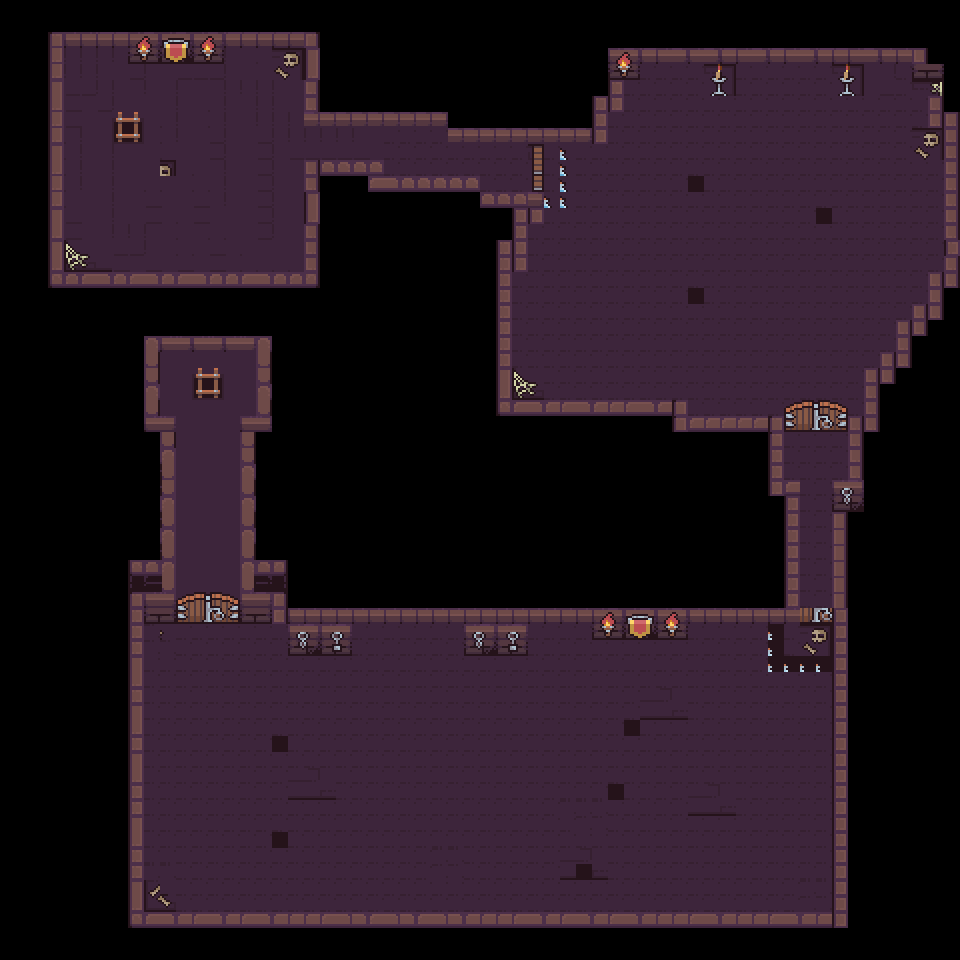

The image is a tile-based game level rendered from a .tmx file. Its description and source (layers, tilesets, objects; grid data summarised) follow:
An orthogonal 60x60 tile map with 16x16 px tiles, 9 tile layers (Ground, Player Spawn, FirstRoomSpawn, SecondRoomSpawn, ...).

<map version="1.10" tiledversion="1.10.2" orientation="orthogonal" renderorder="right-down" width="60" height="60" tilewidth="16" tileheight="16" infinite="0" nextlayerid="13" nextobjectid="1">
 <tileset firstgid="1" source="Dungeon_Tileset_at.tsx" />
 <layer id="4" name="Ground" width="60" height="60" locked="1">
  <data>[3600 cells, 1659 non-empty, 33 distinct tile ids]</data>
 </layer>
 <layer id="10" name="Player Spawn" width="60" height="60" locked="1">
  <data>[3600 cells, 1 non-empty, 1 distinct tile ids]</data>
 </layer>
 <layer id="5" name="FirstRoomSpawn" width="60" height="60" locked="1">
  <data>[3600 cells, 3 non-empty, 2 distinct tile ids]</data>
 </layer>
 <layer id="6" name="SecondRoomSpawn" width="60" height="60" locked="1">
  <data>[3600 cells, 5 non-empty, 2 distinct tile ids]</data>
 </layer>
 <layer id="11" name="Level ascension" width="60" height="60" locked="1">
  <data>[3600 cells, 4 non-empty, 4 distinct tile ids]</data>
 </layer>
 <layer id="8" name="Room 1 trigger" width="60" height="60" locked="1">
  <data>[3600 cells, 5 non-empty, 1 distinct tile ids]</data>
 </layer>
 <layer id="9" name="Room 2 trigger" width="60" height="60" locked="1">
  <data>[3600 cells, 6 non-empty, 1 distinct tile ids]</data>
 </layer>
 <layer id="12" name="Doors" width="60" height="60" locked="1">
  <data>[3600 cells, 21 non-empty, 10 distinct tile ids]</data>
 </layer>
 <layer id="1" name="Walls" width="60" height="60" locked="1">
  <data>[3600 cells, 422 non-empty, 81 distinct tile ids]</data>
 </layer>
</map>
